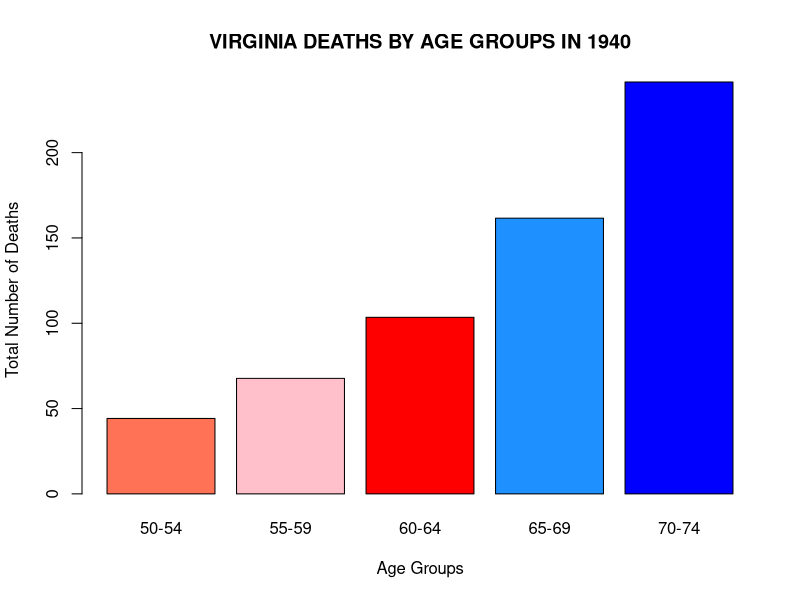

Source code (R):
# Mark Metrovich 
# Homework 3 
# PSTAT10 

#1 Arrays in practice 

#1a create an array of 2 2x2 matrices 
#to represent data 

# first create vectors of age groups 
data.young <- c( 8,98,5,115)  
# data of people <55
data.old <- c( 22,76, 16,69)  
# data of people >=55
# then create the array with data
chart <- array(c(data.young, data.old), 
               dim= c(2,2,2))  
print(chart)       # view to make sure it matches 

#1b add the dimnames to the array 
#i outcome (for rows)
#ii treatment (for columns)
#iii age group (for each matrix) 
# assign names to 3 vectors
# then list in dimnames=list()
row.names <- c("Deaths" , "Survivors")
col.names <- c("TOLB", "Placebo")
m.names <- c( "Age < 55", "Age >= 55")
chart <- array( c(data.young, data.old), 
                dim= c(2,2,2), 
                dimnames= list(row.names, 
                               col.names, m.names))
print(chart)

#1c calculate 
#i total number of deaths and total survivors 
sum(chart[1,1:2,1:2]) # using positions and [:]
# two ways to do that, using either 
#element specific or using positions

#ii total number given TOLB and total given placebo 
sum( chart[1:2,1,1:2])  # using positions 
#iii print row 2 column 2 of matrix 2 
print(chart[2,2,2])
# prints 69

#1d create a matrix of the combined data 
combined<- matrix(c(30,174,204,21,184,205), 
                  nrow= 3, ncol= 2, byrow= FALSE)
# create the matrix then assign the row and col names 
# using colnames() and rownnames() 
colnames(combined) <- c("TOLB", "Placebo")
rownames(combined) <- c("Deaths", "Survivors", "Total")
combined   # double check all is correct 


#2 data frames in practice 
# use the VADeaths dataset 
data("VADeaths") # load the data into GE 
print(VADeaths)  # view data in console 

#2a is VADeaths a data frame? if not, coerce it 
is.data.frame(VADeaths)
class(VADeaths)       
# states it is a matrix array
# it is not a data frame 

# coerce it into data frame 
vadeaths2 <- as.data.frame(VADeaths) # assign it to a new 
# variable using as.data.frame()
is.data.frame(vadeaths2)
# it is now a data frame 

#2b create new vriable showing sum of each row 
rsums <- rowSums(vadeaths2) # use the rowSums() 
# so that it will show the sums of rows 
rsums
# shows sums of rows with labels 

#2c create a suitable chart for the data 
rsums # view data 
barplot(rsums, 
        main= toupper("Virginia deaths by age groups in 1940"), 
        xlab= "Age Groups", ylab= "Total Number of Deaths", 
        col= c("coral1", "pink", "red", "dodgerblue1", "blue"))
# create a bar plot with rsums data, 
#customize it so it is presentable. 


#3 working with data frames 
# use state.x77 from state package 
data("state")
rm(state.abb, state.area, state.division, 
   state.name,state.region)
# remove ones we don't want right now 

#3a what kind of R object is state.x77 
class(state.x77)
# states it is a matrix array

#3b create a data frame df1 using state.x77 
df1 <- as.data.frame(state.x77) 
# use the as.data.frame() to coerce data into 
# a dataframe 

#3c using df1 find how many states have an income 
#less than 4300
sum(df1$Income< 4300)
 # there are 20 states with income<$4300


#4 
#4a create a factor z with elements 
z <- factor(c("AGREE", "AGREE", "STRONGLY AGREE", 
              "DISAGREE", "AGREE"))
# use the factor() function to assign values to z 
class(z)
# double check z is a factor 

#4b determine number of levels in z 
nlevels(z)
# use nlevels() to determine number of levels in z 

#4c determine the levels of z 
levels(z)
# use levels() # returns "agree", "disagree", 
# and "strongly agree"


#5 create a data frame from raw data 
#5a create following data frame using data.frame()
M <- data.frame(Subject= c("English", "Math", 
                           "Chemistry", "Physics"),
                Percentage= c(80, 100,85, 95))
M
# can assign the col names as name= c("values")

#5b rename columns as COurse and Score 
colnames(M) <- c("Course", "Score") 
# use colnames() <- ...
M  # double check it works 

#5c extract the course column 
M[,2]
# recall if you want an entire column to use 
# M[,n]


#6 create a data frame from an existing data frame 
# using swiss dataset create a new frame only with 
# rows 1 2 3 10 11 12 13 and only the variables 
# Examination, Education, Infant.Mortality 

data("swiss")
print(swiss)   # view data to see 
swiss2 <- as.data.frame(swiss[c(1,2,3,10,11,12,13), 
                c("Examination", "Education", 
                  "Infant.Mortality")])
# create a new data frame and extract the rows 
#and columns you want 
swiss2 # show to double check 

# End HW 3 